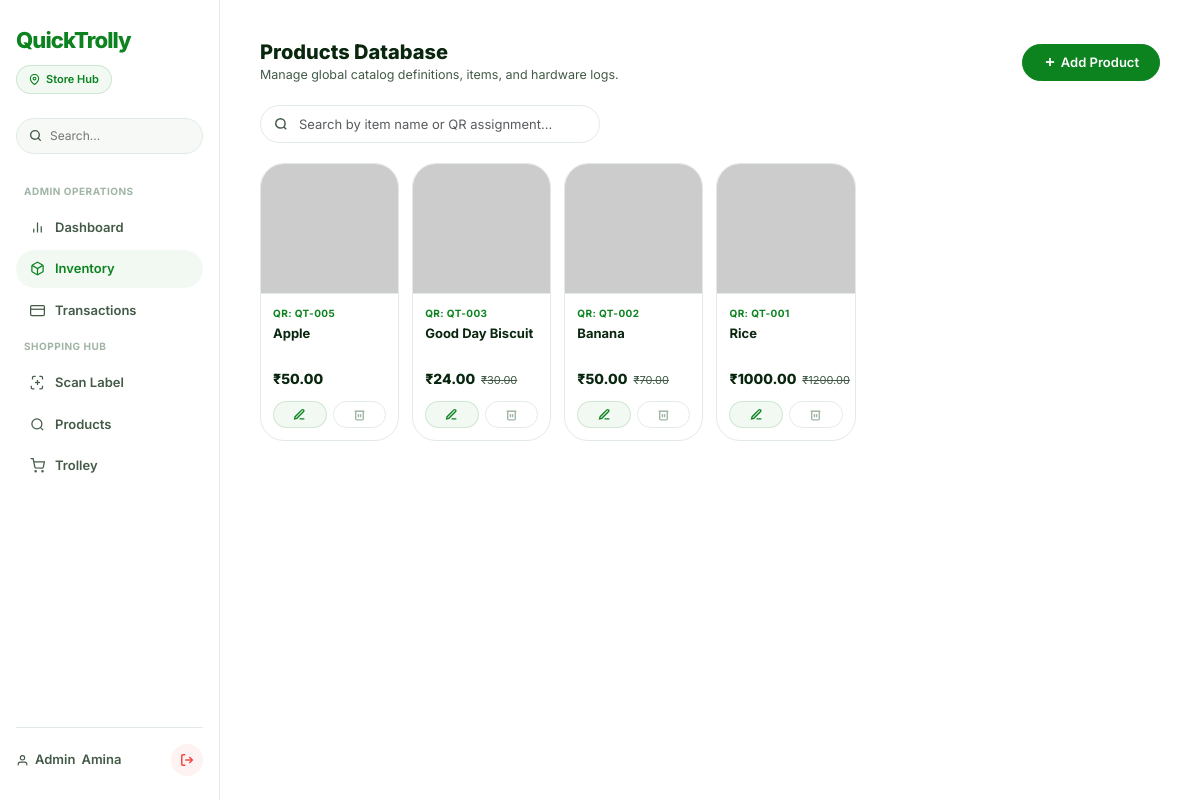
/admin/products (signed in), run on the app's committed database.
### tables this page shows
CREATE TABLE products (
                id INTEGER PRIMARY KEY AUTOINCREMENT,
                name TEXT NOT NULL,
                price REAL NOT NULL,
                qr_code TEXT UNIQUE NOT NULL,
                image TEXT DEFAULT '',
                barcode_number TEXT UNIQUE,
                barcode_image TEXT DEFAULT NULL,
                created_at TIMESTAMP DEFAULT CURRENT_TIMESTAMP,
                updated_at TIMESTAMP DEFAULT NULL
            , original_price REAL DEFAULT 0.0);

### app.py (the view)
@app.route('/admin/products')
@admin_required
def admin_products():
    products = db.get_all_products()
    return render_template('admin/products.html', products=products)

### app.py (called while the page is built)
def admin_required(f):
    @functools.wraps(f)
    def wrap(*args, **kwargs):
        if 'user_id' not in session or session.get('role') != 'admin':
            flash('Access denied. Admins only.', 'danger')
            return redirect(url_for('index'))
        return f(*args, **kwargs)
    return wrap

### models.py (called while the page is built)
    def _row_to_dict(self, row):
        if row is None:
            return None
        return dict(row)

    def get_all_products(self):
        self.cursor.execute('SELECT * FROM products ORDER BY created_at DESC')
        rows = self.cursor.fetchall()
        products = []
        for row in rows:
            product = self._row_to_dict(row)
            product['_id'] = str(product['id'])
            products.append(product)
        return products

### templates/admin/products.html (shortened to what this page needs)
{% extends "base.html" %}
{% block content %}
<div class="admin-title-panel">
    <div>
        <h2 style="font-weight: 800; font-size: 20px; color: var(--text-main); margin: 0;">Products Database</h2>
        <p style="margin: 2px 0 0; color: var(--text-muted); font-size: 12.5px;">Manage global catalog definitions, items, and hardware logs.</p>
    </div>
    <a href="{{ url_for('admin_add_product') }}" class="btn btn-market-solid btn-admin-add-override" style="display: inline-flex; align-items: center; gap: 4px;">
        <svg width="14" height="14" viewBox="0 0 24 24" fill="none" stroke="currentColor" stroke-width="3"><line x1="12" y1="5" x2="12" y2="19"/><line x1="5" y1="12" x2="19" y2="12"/></svg>
        Add Product
    </a>
</div>
<div class="admin-search-wrap">
    <input type="text" id="search-input" class="form-control" placeholder="Search by item name or QR assignment...">
</div>
<div id="products-container">
    {% if products %}
    <div class="row g-3" id="products-grid">
        {% for product in products %}
        <div class="col-xl-2 col-lg-3 col-md-4 col-6" data-product-card>
            <div class="admin-inventory-card">
                <div class="admin-image-viewport">
                    <img src="{{ product.image }}" class="admin-img" alt="{{ product.name }}"
                         onerror="this.src='https://placehold.co/400x300/f6f9f6/a1b5a5?text=No+Image'">
                </div>
                <div class="admin-card-body">
                    <div class="admin-card-sku">QR: {{ product.qr_code }}</div>
                    <p class="admin-card-name" title="{{ product.name }}">{{ product.name }}</p>
                    <div class="admin-card-price-stack">
                        <span class="admin-card-price">₹{{ "%.2f"|format(product.price) }}</span>
                        {% if product.original_price and product.original_price|float > product.price|float %}
                            <span class="admin-card-mrp">₹{{ "%.2f"|format(product.original_price) }}</span>
                        {% endif %}
                    </div>
                    <div class="action-control-row">
                        <a href="{{ url_for('admin_edit_product', product_id=product._id) }}" class="btn-action-edit" title="Edit Product">
                            <svg width="13" height="13" viewBox="0 0 24 24" fill="none" stroke="currentColor" stroke-width="2.5"><path d="M12 20h9"/><path d="M16.5 3.5a2.121 2.121 0 0 1 3 3L7 19l-4 1 1-4L16.5 3.5z"/></svg>
                        </a>
                        <button onclick="deleteProduct('{{ product._id }}','{{ product.name.replace("'", "\\'") }}')" class="btn-action-delete" type="button" title="Delete Product">
                            <svg width="13" height="13" viewBox="0 0 24 24" fill="none" stroke="currentColor" stroke-width="2.5"><polyline points="3 6 5 6 21 6"/><path d="M19 6v14a2 2 0 0 1-2 2H7a2 2 0 0 1-2-2V6"/><line x1="10" y1="11" x2="10" y2="17"/><line x1="14" y1="11" x2="14" y2="17"/></svg>
                        </button>
                    </div>
                </div>
            </div>
        </div>
        {% endfor %}
    </div>
    {% endif %}
</div>
{% endblock %}

### templates/base.html (style rules this page uses)
:root { --supermarket-green: #0C831F; --supermarket-green-dark: #075E14; --supermarket-green-light: #F2F9F3; --supermarket-green-border: rgba(12, 131, 31, 0.15); --alert-red: #ef4444; --alert-red-light: #fef2f2; --canvas-white: #ffffff; --aisle-gray: #f6f9f6; --border-flat: #e2ebe3; --border-focus: #0C831F; --text-main: #09260E; --text-muted: #435A47; --text-sub: #A1B5A5; --radius-pill: 999px; --radius-box: 24px; --sidebar-width: 220px; --mobile-nav-height: 56px; }
*, *::before, *::after { box-sizing: border-box; margin: 0; padding: 0; box-shadow: none !important; text-shadow: none !important; font-family: 'Inter', -apple-system, BlinkMacSystemFont, sans-serif !important; }
html, body { width: 100%; min-height: 100vh; background-color: var(--canvas-white); color: var(--text-main); font-size: 13px; line-height: 1.5; -webkit-font-smoothing: antialiased; }
a { text-decoration: none; color: inherit; }
.btn { font-weight: 600; border-radius: var(--radius-pill) !important; font-size: 13px; padding: 8px 20px; }
.btn-market-solid { background: var(--supermarket-green); border: 1px solid var(--supermarket-green); }

### templates/admin/products.html (style rules this page uses)
.admin-title-panel { display: flex; align-items: center; justify-content: space-between; gap: 12px; flex-wrap: wrap; margin-bottom: 20px; }
.admin-search-wrap { position: relative; width: 100%; max-width: 340px; margin-bottom: 20px; }
.admin-search-wrap input { padding-left: 38px; border-radius: var(--radius-pill) !important; border: 1px solid var(--border-flat) !important; height: 38px; font-size: 13px; }
.admin-inventory-card { background: #ffffff; border: 1px solid var(--border-flat); border-radius: var(--radius-box); overflow: hidden; height: 100%; display: flex; flex-direction: column; transition: border-color 0.2s ease, box-shadow 0.2s ease; }
.admin-image-viewport { position: relative; background: var(--aisle-gray); border-bottom: 1px solid var(--border-flat); height: 130px; width: 100%; overflow: hidden; }
.admin-img { width: 100%; height: 100%; object-fit: cover; }
.admin-card-body { padding: 12px; flex: 1; display: flex; flex-direction: column; }
.admin-card-sku { font-size: 10px; font-weight: 700; color: var(--supermarket-green); text-transform: uppercase; letter-spacing: 0.04em; margin-bottom: 3px; }
.admin-card-name { font-weight: 700; font-size: 13px; color: var(--text-main); margin-bottom: 8px; display: -webkit-box; -webkit-line-clamp: 2; -webkit-box-orient: vertical; overflow: hidden; text-overflow: ellipsis; min-height: 36px; line-height: 1.4; }
.admin-card-price-stack { display: flex; align-items: baseline; gap: 6px; margin-bottom: 12px; }
.admin-card-price { font-weight: 800; font-size: 14px; color: var(--text-main); }
.admin-card-mrp { font-size: 11px; color: var(--text-muted); text-decoration: line-through; }
.action-control-row { display: flex; gap: 6px; margin-top: auto; }
.btn-action-edit { background: var(--supermarket-green-light); border: 1px solid var(--supermarket-green-border); color: var(--supermarket-green); border-radius: var(--radius-pill); flex: 1; font-size: 12px; padding: 6px; display: inline-flex; align-items: center; justify-content: center; font-weight: 700; transition: all 0.15s ease; }
.btn-action-delete { background: #ffffff; border: 1px solid var(--border-flat); color: var(--text-sub); border-radius: var(--radius-pill); flex: 1; font-size: 12px; padding: 6px; display: inline-flex; align-items: center; justify-content: center; transition: all 0.15s ease; }
.btn-admin-add-override { color: #ffffff !important; }

### data on the page
products: qr_code "QT-005", name "Apple", price "50.00"
products: qr_code "QT-003", name "Good Day Biscuit", price "24.00", original_price "30.00"
products: qr_code "QT-002", name "Banana", price "50.00", original_price "70.00"
products: qr_code "QT-001", name "Rice", price "1000.00", original_price "1200.00"

### other printed values
{{ session.get('name').split()[0] if session.get('name') else 'User' }} "Admin"
